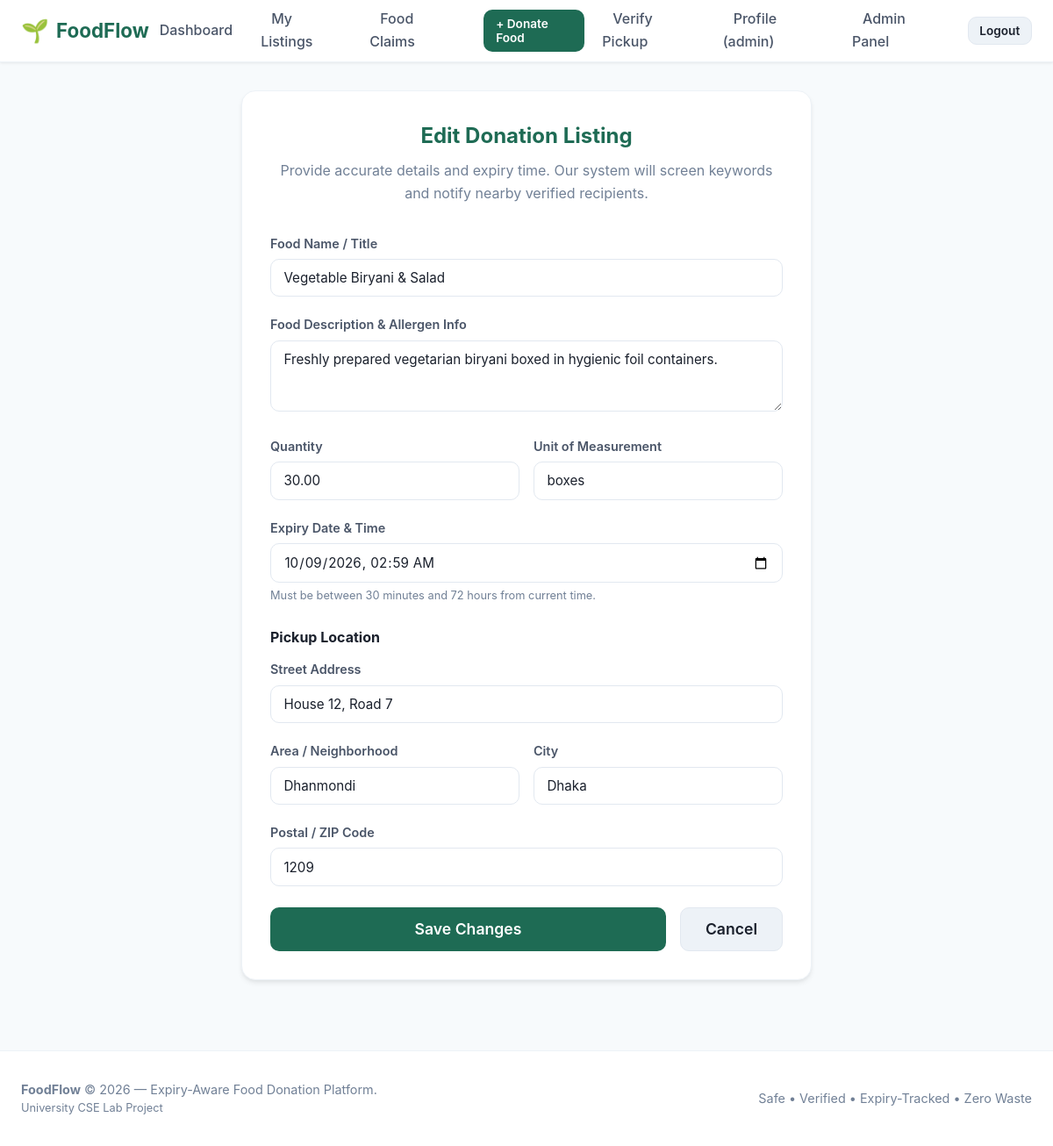
The app's page /donor/listings/1/edit/ (signed in) with its own data.
### accounts/models.py (models this page shows, shortened)
class User(AbstractUser):
    ROLE_DONOR = 'donor'
    ROLE_RECIPIENT = 'recipient'
    ROLE_CHOICES = [
        (ROLE_DONOR, 'Donor'),
        (ROLE_RECIPIENT, 'Recipient'),
    ]
    role = models.CharField(
        max_length=20,
        choices=ROLE_CHOICES,
        default=ROLE_RECIPIENT,
        help_text="Designates whether this user registers as a food Donor or Recipient."
    )
    phone = models.CharField(
        max_length=20,
        blank=True,
        null=True,
        help_text="Contact telephone number"
    )
    @property
    def is_donor(self):
        return self.role == self.ROLE_DONOR
    @property
    def is_recipient(self):
        return self.role == self.ROLE_RECIPIENT

### listings/models.py (models this page shows, shortened)
class FoodListing(models.Model):
    STATUS_AVAILABLE = 'available'
    STATUS_CLAIMED = 'claimed'
    STATUS_COMPLETED = 'completed'
    STATUS_EXPIRED = 'expired'
    STATUS_BLOCKED = 'blocked'
    STATUS_CHOICES = [
        (STATUS_AVAILABLE, 'Available'),
        (STATUS_CLAIMED, 'Claimed'),
        (STATUS_COMPLETED, 'Completed'),
        (STATUS_EXPIRED, 'Expired'),
        (STATUS_BLOCKED, 'Blocked'),
    ]
    donor = models.ForeignKey(
        'accounts.Donor',
        on_delete=models.CASCADE,
        related_name='listings'
    )
    location = models.ForeignKey(
        'locations.Location',
        on_delete=models.PROTECT,
        related_name='listings'
    )
    food_name = models.CharField(max_length=200, help_text="e.g. Cooked Rice & Curry, Fresh Apples, Bread Rolls")
    description = models.TextField(blank=True, null=True, help_text="Preparation details, ingredients, or dietary info")
    quantity = models.DecimalField(
        max_digits=8,
        decimal_places=2,
        validators=[MinValueValidator(Decimal('0.01'))],
        help_text="Total initial quantity"
    )
    unit = models.CharField(
        max_length=50,
        help_text="Units: portions, kg, boxes, packets, meals, litres"
    )
    expires_at = models.DateTimeField(
        db_index=True,
        help_text="Exact expiry deadline"
    )
    status = models.CharField(
        max_length=20,
        choices=STATUS_CHOICES,
        default=STATUS_AVAILABLE,
        db_index=True
    )
    created_at = models.DateTimeField(auto_now_add=True)
    updated_at = models.DateTimeField(auto_now=True)
    class Meta:
        verbose_name = "Food Listing"
        verbose_name_plural = "Food Listings"
        ordering = ['expires_at']

### locations/models.py (models this page shows, shortened)
class Location(models.Model):
    address = models.CharField(max_length=255, help_text="Street address or building details")
    area = models.CharField(max_length=100, db_index=True, help_text="Neighborhood or area name")
    city = models.CharField(max_length=100, db_index=True, help_text="City name")
    postal_code = models.CharField(max_length=20, blank=True, null=True, help_text="Postal / ZIP code")
    latitude = models.DecimalField(max_digits=9, decimal_places=6, null=True, blank=True)
    longitude = models.DecimalField(max_digits=9, decimal_places=6, null=True, blank=True)
    class Meta:
        verbose_name = "Location"
        verbose_name_plural = "Locations"
        indexes = [
            models.Index(fields=['area'], name='loc_area_idx'),
            models.Index(fields=['city'], name='loc_city_idx'),
        ]
        constraints = [
            models.UniqueConstraint(
                fields=['address', 'area', 'city', 'postal_code'],
                name='unique_location_address'
            )
        ]

### listings/views.py (the view)
# urls.py: path('donor/listings/<int:pk>/edit/', views.donor_listing_edit_view, name='donor_listing_edit'),
@login_required
def donor_listing_edit_view(request, pk):
    if not request.user.is_donor:
        messages.error(request, "Access restricted to food donors.")
        return redirect('home')
    listing = get_object_or_404(FoodListing, pk=pk)
    if listing.donor.user != request.user and not request.user.is_staff:
        messages.error(request, "Unauthorized: You cannot edit someone else's listing.")
        return redirect('listings:donor_listings')
    if listing.status in [FoodListing.STATUS_COMPLETED, FoodListing.STATUS_EXPIRED]:
        messages.error(request, f"Cannot edit a listing that is {listing.get_status_display().lower()}.")
        return redirect('listings:donor_listing_detail', pk=listing.pk)
    if request.method == 'POST':
        form = FoodListingForm(request.POST, instance=listing)
        if form.is_valid():
            with transaction.atomic():
                location, _ = Location.objects.get_or_create(
                    address=form.cleaned_data['address'].strip(),
                    area=form.cleaned_data['area'].strip(),
                    city=form.cleaned_data['city'].strip(),
                    postal_code=form.cleaned_data.get('postal_code', '').strip() or None,
                )
                listing = form.save(commit=False)
                listing.location = location
                listing.save()
                SafetyService.check_food_safety(listing)
                ExpiryService.update_expiry_tracker(listing)
                messages.success(request, f"Food listing '{listing.food_name}' updated successfully.")
                return redirect('listings:donor_listing_detail', pk=listing.pk)
        else:
            messages.error(request, "Please fix the errors below.")
    else:
        initial_data = {
            'address': listing.location.address,
            'area': listing.location.area,
            'city': listing.location.city,
            'postal_code': listing.location.postal_code or '',
            'expires_at': listing.expires_at.strftime('%Y-%m-%dT%H:%M')
        }
        form = FoodListingForm(instance=listing, initial=initial_data)
    return render(request, 'listings/listing_form.html', {'form': form, 'is_edit': True, 'listing': listing})

### notifications/views.py (called while the page is built)
def unread_notification_context(request):
    if request.user.is_authenticated and request.user.is_recipient and hasattr(request.user, 'recipient_profile'):
        count = Notification.objects.filter(recipient=request.user.recipient_profile, is_read=False).count()
        return {'unread_notifications_count': count}
    return {'unread_notifications_count': 0}

### templates/listings/listing_form.html (shortened to what this page needs)
{% extends 'base.html' %}
{% block content %}
<div class="form-card" style="max-width: 650px;">
    <h2 style="color: var(--green-700); margin-bottom: 0.5rem; text-align: center;">
        {% if is_edit %}Edit Donation Listing{% else %}Donate Surplus Food{% endif %}
    </h2>
    <p style="color: var(--grey-500); text-align: center; margin-bottom: 2rem;">
        Provide accurate details and expiry time. Our system will screen keywords and notify nearby verified recipients.
    </p>
    <form method="post" novalidate>
        <div class="form-group">
            <label class="form-label">Food Name / Title</label>
            {{ form.food_name }}
        </div>
        <div class="form-group">
            <label class="form-label">Food Description & Allergen Info</label>
            {{ form.description }}
        </div>
        <div class="form-row">
            <div class="form-group">
                <label class="form-label">Quantity</label>
                {{ form.quantity }}
            </div>
            <div class="form-group">
                <label class="form-label">Unit of Measurement</label>
                {{ form.unit }}
            </div>
        </div>
        <div class="form-group">
            <label class="form-label">Expiry Date & Time</label>
            {{ form.expires_at }}
            <p class="form-help">Must be between 30 minutes and 72 hours from current time.</p>
        </div>
        <h4 style="color: var(--ink); margin: 1.5rem 0 0.75rem;">Pickup Location</h4>
        <div class="form-group">
            <label class="form-label">Street Address</label>
            {{ form.address }}
        </div>
        <div class="form-row">
            <div class="form-group">
                <label class="form-label">Area / Neighborhood</label>
                {{ form.area }}
            </div>
            <div class="form-group">
                <label class="form-label">City</label>
                {{ form.city }}
            </div>
        </div>
        <div class="form-group">
            <label class="form-label">Postal / ZIP Code</label>
            {{ form.postal_code }}
        </div>
        <div style="display: flex; gap: 1rem; margin-top: 1.5rem;">
            <button type="submit" class="btn btn-primary btn-lg" style="flex: 1;">
                {% if is_edit %}Save Changes{% else %}Publish Donation Listing{% endif %}
            </button>
            {% if is_edit and listing %}
                <a href="{% url 'listings:donor_listing_detail' pk=listing.pk %}" class="btn btn-secondary btn-lg">Cancel</a>
            {% else %}
                <a href="{% url 'listings:donor_listings' %}" class="btn btn-secondary btn-lg">Cancel</a>
            {% endif %}
        </div>
    </form>
</div>
{% endblock %}

### templates/partials/navbar.html (shortened to what this page needs)
{% load static %}
<nav class="navbar">
    <div class="container navbar-container">
        <a href="{% url 'home' %}" class="brand">
            <span class="brand-icon">🌱</span>
            <span>FoodFlow</span>
        </a>
        <ul class="nav-links">
            {% if user.is_authenticated %}
                {% if user.is_donor %}
                    <li><a href="{% url 'accounts:donor_dashboard' %}" class="nav-link">Dashboard</a></li>
                    <li><a href="{% url 'listings:donor_listings' %}" class="nav-link">My Listings</a></li>
                    <li><a href="{% url 'claims:my_claims' %}" class="nav-link">Food Claims</a></li>
                    <li><a href="{% url 'listings:donor_listing_create' %}" class="nav-link btn btn-primary btn-sm" style="color: white;">+ Donate Food</a></li>
                    <li><a href="{% url 'claims:verify_pickup' %}" class="nav-link">Verify Pickup</a></li>
                {% endif %}
                <li><a href="{% url 'accounts:profile' %}" class="nav-link">Profile ({{ user.username }})</a></li>
                {% if user.is_staff %}
                    <li><a href="{% url 'admin:index' %}" class="nav-link">Admin Panel</a></li>
                {% endif %}
                <li><a href="{% url 'accounts:logout' %}" class="nav-link btn btn-secondary btn-sm">Logout</a></li>
            {% endif %}
        </ul>
    </div>
</nav>

### static/css/styles.css (style rules this page uses)
:root { --green-700: #1E6B54; --green-600: #258568; --green-50: #EDF5F2; --amber-600: #B7791F; --amber-50: #FEFCF5; --red-600: #C53030; --red-50: #FFF5F5; --grey-500: #718096; --grey-100: #F7FAFC; --grey-200: #EDF2F7; --grey-300: #E2E8F0; --grey-700: #4A5568; --ink: #1A202C; --white: #FFFFFF; --container-max: 1200px; --radius-sm: 6px; --radius-md: 10px; --radius-lg: 16px; --shadow-sm: 0 1px 3px rgba(0,0,0,0.08); --shadow-md: 0 4px 6px -1px rgba(0,0,0,0.08), 0 2px 4px -1px rgba(0,0,0,0.04); --shadow-lg: 0 10px 15px -3px rgba(0,0,0,0.08), 0 4px 6px -2px rgba(0,0,0,0.04); --font-main: -apple-system, BlinkMacSystemFont, "Segoe UI", Roboto, Oxygen, Ubuntu, Cantarell, "Open Sans", "Helvetica Neue", sans-serif; }
*, *::before, *::after { box-sizing: border-box; margin: 0; padding: 0; }
body { font-family: var(--font-main); color: var(--ink); background-color: var(--grey-100); line-height: 1.6; min-height: 100vh; display: flex; flex-direction: column; }
a { color: var(--green-700); text-decoration: none; transition: color 0.2s ease; }
.container { width: 100%; max-width: var(--container-max); margin: 0 auto; padding: 0 1.5rem; }
.navbar { position: sticky; top: 0; z-index: 100; background-color: var(--white); border-bottom: 1px solid var(--grey-200); box-shadow: var(--shadow-sm); }
.navbar-container { display: flex; align-items: center; justify-content: space-between; height: 70px; }
.brand { display: flex; align-items: center; gap: 0.5rem; font-size: 1.4rem; font-weight: 700; color: var(--green-700); text-decoration: none; }
.brand-icon { font-size: 1.6rem; }
.nav-links { display: flex; align-items: center; list-style: none; gap: 1.25rem; }
.nav-link { font-weight: 500; color: var(--grey-700); padding: 0.5rem 0.75rem; border-radius: var(--radius-sm); transition: all 0.2s; text-decoration: none; position: relative; }
.btn { display: inline-flex; align-items: center; justify-content: center; gap: 0.5rem; padding: 0.65rem 1.25rem; font-size: 0.95rem; font-weight: 600; border-radius: var(--radius-md); border: 1px solid transparent; cursor: pointer; text-decoration: none; transition: all 0.2s ease; font-family: inherit; line-height: 1.2; }
.btn-primary { background-color: var(--green-700); color: var(--white); }
.btn-secondary { background-color: var(--grey-200); color: var(--ink); border-color: var(--grey-300); }
.btn-sm { padding: 0.4rem 0.8rem; font-size: 0.85rem; }
.btn-lg { padding: 0.85rem 1.75rem; font-size: 1.1rem; }
.form-card { background: var(--white); border-radius: var(--radius-lg); border: 1px solid var(--grey-200); box-shadow: var(--shadow-md); padding: 2rem; max-width: 650px; margin: 0 auto; }
.form-group { margin-bottom: 1.25rem; }
.form-label { display: block; font-weight: 600; font-size: 0.9rem; color: var(--grey-700); margin-bottom: 0.4rem; }
.form-input, .form-select, .form-textarea { width: 100%; padding: 0.7rem 0.9rem; font-size: 0.95rem; font-family: inherit; border: 1px solid var(--grey-300); border-radius: var(--radius-md); background-color: var(--white); color: var(--ink); transition: border-color 0.2s, box-shadow 0.2s; }
.form-help { font-size: 0.8rem; color: var(--grey-500); margin-top: 0.3rem; }
.form-row { display: grid; grid-template-columns: 1fr 1fr; gap: 1rem; }

### records on screen
User: username "admin"
FoodListing: food_name "Vegetable Biryani & Salad", description "Freshly prepared vegetarian biryani boxed in hygienic foil containers.", quantity "30.00", unit "boxes", expires_at "10/09/2026 02:59"
Location: address "House 12, Road 7", area "Dhanmondi", city "Dhaka", postal_code "1209"
